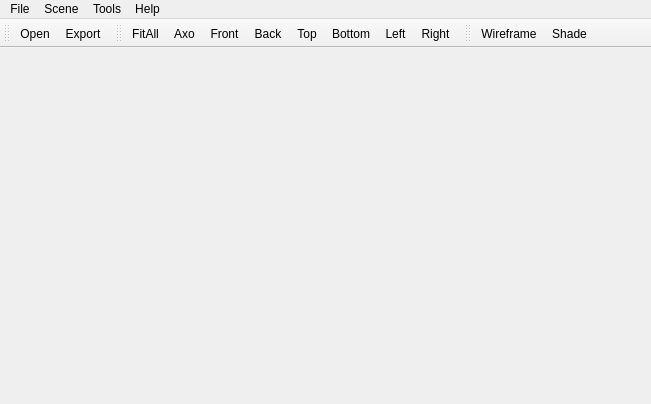
<?xml version="1.0" encoding="UTF-8"?>
<ui version="4.0">
 <class>OccViewer</class>
 <widget class="QMainWindow" name="OccViewer">
  <property name="geometry">
   <rect>
    <x>0</x>
    <y>0</y>
    <width>651</width>
    <height>404</height>
   </rect>
  </property>
  <property name="windowTitle">
   <string>OccViewerQt</string>
  </property>
  <widget class="QWidget" name="centralwidget">
   <layout class="QVBoxLayout" name="mainVertLayout">
    <property name="spacing">
     <number>0</number>
    </property>
    <property name="leftMargin">
     <number>0</number>
    </property>
    <property name="topMargin">
     <number>0</number>
    </property>
    <property name="rightMargin">
     <number>0</number>
    </property>
    <property name="bottomMargin">
     <number>0</number>
    </property>
   </layout>
  </widget>
  <widget class="QMenuBar" name="menubar">
   <property name="geometry">
    <rect>
     <x>0</x>
     <y>0</y>
     <width>651</width>
     <height>22</height>
    </rect>
   </property>
   <widget class="QMenu" name="menuFile">
    <property name="title">
     <string>File</string>
    </property>
    <addaction name="actionOpen"/>
    <addaction name="actionImport"/>
    <addaction name="actionExport"/>
    <addaction name="separator"/>
    <addaction name="actionExit"/>
   </widget>
   <widget class="QMenu" name="menuScene">
    <property name="title">
     <string>Scene</string>
    </property>
    <addaction name="actionFront"/>
    <addaction name="actionBack"/>
    <addaction name="actionTop"/>
    <addaction name="actionBottom"/>
    <addaction name="actionLeft"/>
    <addaction name="actionRight"/>
    <addaction name="actionAxo"/>
    <addaction name="separator"/>
    <addaction name="actionFitAll"/>
   </widget>
   <widget class="QMenu" name="menuTools">
    <property name="title">
     <string>Tools</string>
    </property>
    <addaction name="actionWireframe"/>
    <addaction name="actionShade"/>
    <addaction name="actionTrihedron"/>
    <addaction name="separator"/>
    <addaction name="actionRayTracing"/>
    <addaction name="actionShadow"/>
    <addaction name="actionReflection"/>
    <addaction name="actionAntiAliasing"/>
    <addaction name="separator"/>
    <addaction name="actionColor"/>
    <addaction name="actionMaterial"/>
    <addaction name="actionTransparency"/>
    <addaction name="separator"/>
    <addaction name="actionSettings"/>
   </widget>
   <widget class="QMenu" name="menuHelp">
    <property name="title">
     <string>Help</string>
    </property>
    <addaction name="actionAbout"/>
   </widget>
   <addaction name="menuFile"/>
   <addaction name="menuScene"/>
   <addaction name="menuTools"/>
   <addaction name="menuHelp"/>
  </widget>
  <widget class="QToolBar" name="toolBar">
   <property name="windowTitle">
    <string>toolBar</string>
   </property>
   <attribute name="toolBarArea">
    <enum>TopToolBarArea</enum>
   </attribute>
   <attribute name="toolBarBreak">
    <bool>false</bool>
   </attribute>
   <addaction name="actionOpen"/>
   <addaction name="actionExport"/>
  </widget>
  <widget class="QToolBar" name="toolBar_2">
   <property name="windowTitle">
    <string>toolBar_2</string>
   </property>
   <attribute name="toolBarArea">
    <enum>TopToolBarArea</enum>
   </attribute>
   <attribute name="toolBarBreak">
    <bool>false</bool>
   </attribute>
   <addaction name="actionFitAll"/>
   <addaction name="actionAxo"/>
   <addaction name="actionFront"/>
   <addaction name="actionBack"/>
   <addaction name="actionTop"/>
   <addaction name="actionBottom"/>
   <addaction name="actionLeft"/>
   <addaction name="actionRight"/>
  </widget>
  <widget class="QToolBar" name="toolBar_3">
   <property name="windowTitle">
    <string>toolBar_3</string>
   </property>
   <attribute name="toolBarArea">
    <enum>TopToolBarArea</enum>
   </attribute>
   <attribute name="toolBarBreak">
    <bool>false</bool>
   </attribute>
   <addaction name="actionWireframe"/>
   <addaction name="actionShade"/>
  </widget>
  <action name="actionOpen">
   <property name="text">
    <string>Open</string>
   </property>
  </action>
  <action name="actionExport">
   <property name="text">
    <string>Export</string>
   </property>
  </action>
  <action name="actionExit">
   <property name="text">
    <string>Exit</string>
   </property>
  </action>
  <action name="actionAbout">
   <property name="text">
    <string>About</string>
   </property>
  </action>
  <action name="actionDefault">
   <property name="text">
    <string>Default</string>
   </property>
  </action>
  <action name="actionFront">
   <property name="text">
    <string>Front</string>
   </property>
  </action>
  <action name="actionBack">
   <property name="text">
    <string>Back</string>
   </property>
  </action>
  <action name="actionTop">
   <property name="text">
    <string>Top</string>
   </property>
  </action>
  <action name="actionBottom">
   <property name="text">
    <string>Bottom</string>
   </property>
  </action>
  <action name="actionLeft">
   <property name="text">
    <string>Left</string>
   </property>
  </action>
  <action name="actionRight">
   <property name="text">
    <string>Right</string>
   </property>
  </action>
  <action name="actionAxo">
   <property name="text">
    <string>Axo</string>
   </property>
  </action>
  <action name="actionFitAll">
   <property name="text">
    <string>FitAll</string>
   </property>
  </action>
  <action name="actionWireframe">
   <property name="text">
    <string>Wireframe</string>
   </property>
  </action>
  <action name="actionShade">
   <property name="text">
    <string>Shade</string>
   </property>
  </action>
  <action name="actionRayTracing">
   <property name="checkable">
    <bool>true</bool>
   </property>
   <property name="text">
    <string>RayTracing</string>
   </property>
  </action>
  <action name="actionAntiAliasing">
   <property name="checkable">
    <bool>true</bool>
   </property>
   <property name="text">
    <string>AntiAliasing</string>
   </property>
  </action>
  <action name="actionColor">
   <property name="text">
    <string>Color</string>
   </property>
  </action>
  <action name="actionMaterial">
   <property name="text">
    <string>Material</string>
   </property>
  </action>
  <action name="actionTransparency">
   <property name="text">
    <string>Transparency</string>
   </property>
  </action>
  <action name="actionSettings">
   <property name="text">
    <string>Settings</string>
   </property>
  </action>
  <action name="actionImport">
   <property name="text">
    <string>Import</string>
   </property>
  </action>
  <action name="actionShadow">
   <property name="checkable">
    <bool>true</bool>
   </property>
   <property name="text">
    <string>Shadow</string>
   </property>
  </action>
  <action name="actionReflection">
   <property name="checkable">
    <bool>true</bool>
   </property>
   <property name="text">
    <string>Reflection</string>
   </property>
  </action>
  <action name="actionTrihedron">
   <property name="checkable">
    <bool>true</bool>
   </property>
   <property name="text">
    <string>Trihedron</string>
   </property>
  </action>
 </widget>
 <resources/>
 <connections/>
</ui>
